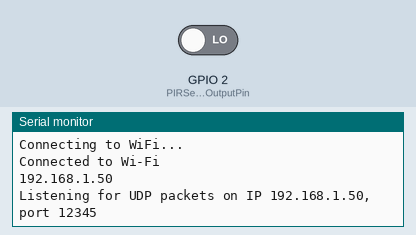
The program below on a simulated ESP8266 (NodeMCU). Shown: the last lines printed to the serial monitor. The inputs (shaded band) are chosen by the test bench; at power-on: GPIO 2 (PIRSensorOutputPin) LOW. WiFi joins after 1.5 s; servers stay silent unless stated; not simulated (calls return 0 or success): secrets.h.

Above: at 3.2 s.
3.3 s: GPIO 2 (PIRSensorOutputPin) driven HIGH
At 4.5 s:
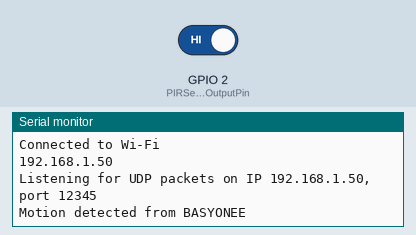
4.8 s: GPIO 2 (PIRSensorOutputPin) driven LOW
At 5.9 s:
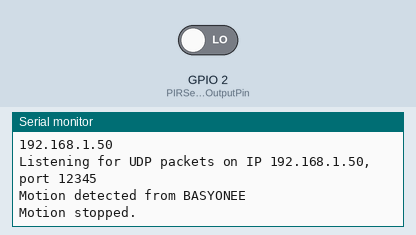

Measured:
- after the input at 3.3 s, the serial monitor: prints a new line at once (image 1)
- after the input at 4.8 s, the serial monitor: prints a new line at once (image 2)

The program:

main.cpp
```cpp
#include <ESP8266WiFi.h>
#include <WiFiUdp.h>
#include <secrets.h>

const char* ghafeerName = "BASYONEE";  // Device name

// WiFi credentials are now defined in secrets.h
const char* ssid = WIFI_SSID;
const char* password = WIFI_PASSWORD;

int PIRSensorOutputPin = 2; // GPIO2 (D4 on most ESP8266 modules)
bool isTriggered = false;  // To track PIR state

// UDP setup
WiFiUDP udp;
const unsigned int localPort = 12345; // Port for listening for incoming UDP packets
const unsigned int targetPort = 8080; // Port to send outgoing UDP messages

// Store the IP and port of the last UDP sender
IPAddress lastClientIP;
bool lastClientKnown = false; // Flag to check if we have a client IP

// Define DEBUG flagfor an hour
#define DEBUG 1 // Set to 1 to enable debug prints, 0 to disable them

void setup() {
  pinMode(PIRSensorOutputPin, INPUT); // PIR sensor input
  // digitalWrite(PIRSensorOutputPin, HIGH);
  Serial.begin(115200);              // Serial communication for debugging

  #if DEBUG
  Serial.println("Starting up...");
  #endif

  WiFi.begin(ssid, password);

  // Connect to WiFi with a timeout to prevent indefinite blocking
  unsigned long startAttemptTime = millis();
  unsigned long timeout = 30000;  // 30 seconds timeout

  #if DEBUG
  Serial.println("Attempting to connect to WiFi...");
  #endif

  while (WiFi.status() != WL_CONNECTED && millis() - startAttemptTime < timeout) {
    delay(1000);
    #if DEBUG
    Serial.println("Connecting to WiFi...");
    #endif
  }

  if (WiFi.status() == WL_CONNECTED) {
    #if DEBUG
    Serial.println("Connected to Wi-Fi");
    Serial.println(WiFi.localIP());
    #endif
  } else {
    #if DEBUG
      Serial.println("Failed to connect to Wi-Fi.");
      Serial.print("Error code: ");
      Serial.println(WiFi.status());
    #endif
  }

  // Start UDP server
  udp.begin(localPort);
  #if DEBUG
  Serial.printf("Listening for UDP packets on IP %s, port %d\n", WiFi.localIP().toString().c_str(), localPort);
  #endif
}

void loop() {
  // Check for incoming UDP messages
  int packetSize = udp.parsePacket();
  if (packetSize) {
    char incomingPacket[255];
    int len = udp.read(incomingPacket, sizeof(incomingPacket) - 1);
    if (len > 0) {
      incomingPacket[len] = '\0'; // Null-terminate the string
    }

    lastClientIP = udp.remoteIP();
    lastClientKnown = true; // Mark that we have a valid client IP

    #if DEBUG
    Serial.printf("Received message: <%s> from %s:%d\n", incomingPacket, lastClientIP.toString().c_str(), udp.remotePort());
    #endif

    udp.beginPacket(lastClientIP, targetPort);
    udp.printf("ack:%s\n", ghafeerName);
    udp.endPacket();

    #if DEBUG
    Serial.printf("Acknowledgment sent from: %s\n", ghafeerName);
    #endif
  }

  // PIR sensor logic
  if (digitalRead(PIRSensorOutputPin) == HIGH) { // Motion detected
    if (!isTriggered) { // Avoid repeated triggers
      isTriggered = true;
      #if DEBUG
      Serial.printf("Motion detected from %s\n", ghafeerName);
      #endif

      // Send motion-detected message via UDP
      if (lastClientKnown) {
        udp.beginPacket(lastClientIP, targetPort);
        udp.printf("MD:%s\n", ghafeerName);
        udp.endPacket();
        #if DEBUG
        Serial.printf("Motion detected message sent by: %s\n", ghafeerName);
        #endif
      }
    }
  } else { // No motion
    if (isTriggered) { // Reset the trigger state
      isTriggered = false;
      #if DEBUG
      Serial.println("Motion stopped.");
      #endif
    }
  }

  delay(100); // Small delay for stability
}
```
